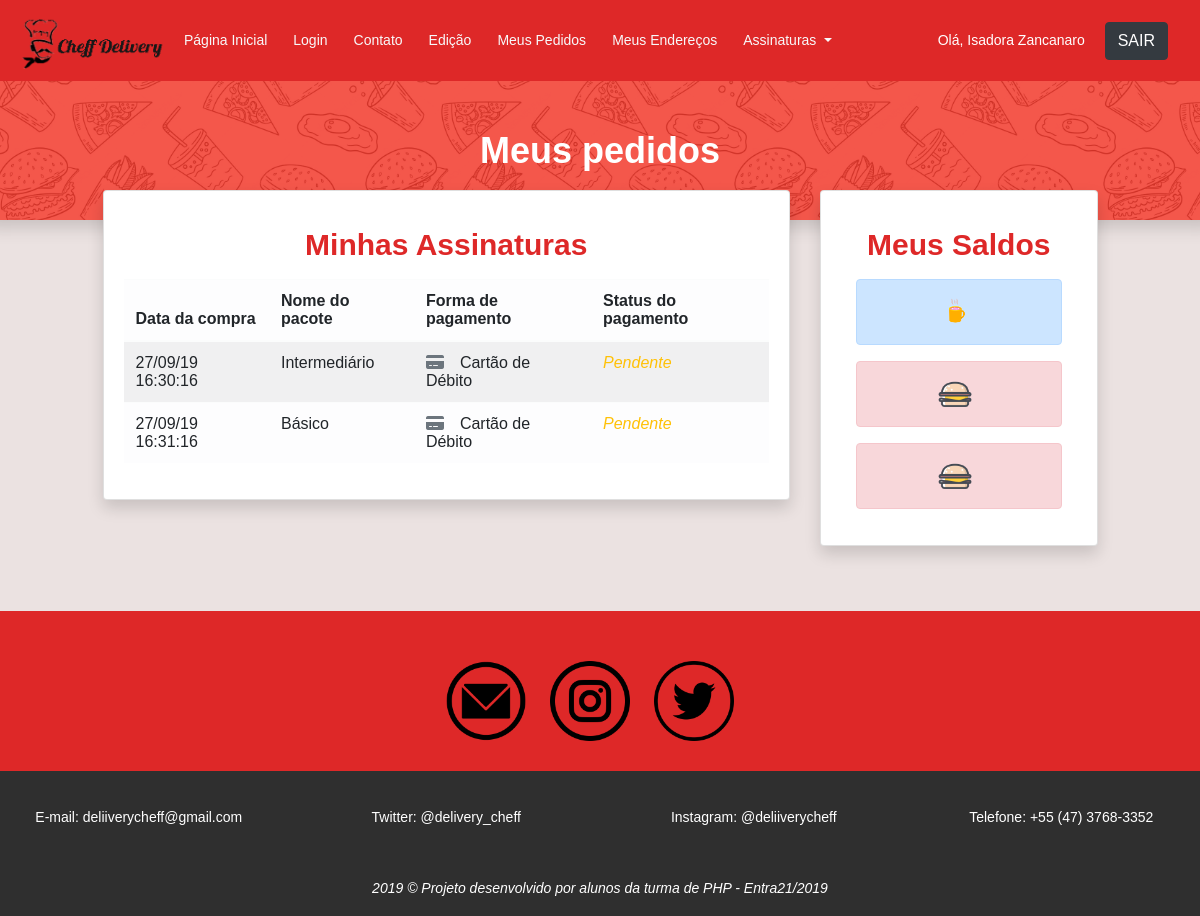
The page /meuspedidos.php (signed in) on the database its author committed.
### tables this page shows
CREATE TABLE `finalizacao` (
  `id` int(11) NOT NULL,
  `id_usuario` int(11) NOT NULL,
  `id_pacote` int(11) NOT NULL,
  `forma_pagamento` enum('dinheiro','boleto_bancario','cartao_credito','cartao_debito') NOT NULL,
  `status_pagamento` enum('pendente','pago','atrasado') NOT NULL,
  `data_compra` varchar(255) NOT NULL
);

CREATE TABLE `pacotes` (
  `id` int(11) NOT NULL,
  `nome_pacote` varchar(255) NOT NULL,
  `nome_imagem` varchar(255) NOT NULL,
  `descricao_pacote` varchar(255) NOT NULL,
  `preco_pacote` varchar(255) NOT NULL,
  `quantidade_cafe` int(11) NOT NULL,
  `quantidade_almoco` int(11) NOT NULL,
  `quantidade_jantar` int(11) NOT NULL
);

### meuspedidos.php (the view, shortened to what this page needs)
 <?php
 require_once"include/conexao.php";
 $lista = "SELECT * FROM finalizacao
 JOIN pacotes p ON p.id = finalizacao.id_pacote
 WHERE id_usuario = {$_SESSION['id_usuario']}
 ";
 $queryFinalizacao = mysqli_query($con, $lista);
 $lista = mysqli_fetch_all($queryFinalizacao, MYSQLI_ASSOC);
 ?>
 <!DOCTYPE html>
 <html lang="pt-br">
 <head>
 	<link rel="stylesheet" href="https://stackpath.bootstrapcdn.com/bootstrap/4.3.1/css/bootstrap.min.css">
 	<link rel="stylesheet" type="text/css" href="media/css/estilos.css">
 	<link rel="stylesheet" href="media/css/main.css">
 </head>
 <body style="background-color: rgb(235, 226, 225);">
 	<?php
 	require_once "header.php";
 	?>
 	<div class="row">
 		<div class="shadow " style="  background-color: #f2392c ;background-image: url('media/images/food-pattern.png');min-height: 100px; min-width: 100%; background-size: 30%; background-position: center 1050px;">
 			<h1 class="text-white mb-5 text-center mt-5">Meus pedidos</h1>
 		</div>
 	</div>
 <div class="row">
 	<div class="col-10 col-md-7 mt-5 offset-md-1 " style="margin-top: -30px !important; min-height: 300px;">
 		<div class="card shadow" style="margin-right: auto; margin-left: auto;">
 			<div class="card-body" >
 				<h2 class="mb-3 mt-3 text-center" style="color: #de2828;">Minhas Assinaturas</h2>
 				<table class="table table-light col-md-12 mt-3 table-striped table-hover">
 					<thead>
 						<tr>
 							<th scope="col">Data da compra</th>
 							<th scope="col">Nome do pacote</th>
 							<th scope="col">Forma de pagamento</th>
 							<th scope="col">Status do pagamento</th>
 						</tr>
 					</thead>
 					<tbody>
 						<?php foreach ($lista as $item) { ?>
 							<tr>
 								<td><?php echo date_format(date_create($item['data_compra']), 'd/m/y H:i:s'); ?></td>
 								<td><?=utf8_encode($item['nome_pacote'])?></td>
 								<td>
 									<?php switch ($item['forma_pagamento']) {
 										case "cartao_debito":
 										echo '<i class="fas fa-credit-card text-secondary mr-3"></i>';
 										echo "Cartão de Débito";
 										break;
 									}
 									?>
 								</td>
 								<td>
 									<?php switch ($item['status_pagamento']) {
 										case "pendente":
 										echo "<span class='text-warning font-italic'>Pendente</span>";
 										break;
 									}
 									?>
 								</td>
 							</tr>
 						<?php } ?>
 					</tbody>
 				</table>
 			</div>
 		</div>
 	</div>
 	<div class="col-10 col-md-3 mt-5 " style="margin-top: -30px !important;">
 		<div class="card shadow" style="margin-right: auto; margin-left: auto;">
 			<div class="card-body" >
 				<h2 class="mb-3 mt-3 text-center" style="color: #de2828;">Meus Saldos</h2>
 				<?php foreach ($lista as $item) { ?>
 					<?php if ($item['quantidade_cafe'] != 0) { ?>
 						<div class="col-12 m-0" role="alert">
 							<div class="alert alert-primary text-center">
 								<img src="media/images/icone-cafe.png" style="max-height: 40px; margin-right: 7px;"><?=$item['saldo_cafe']?><br>
 							</div>
 						</div>
 					<?php } ?>
 					<?php if ($item['quantidade_almoco'] != 0) { ?>
 						<div class=" col-12 m-0" role="alert">
 							<div class="alert alert-danger text-center">
 								<img src="media/images/hamburger.png" style="max-height: 40px; margin-right: 7px;"><?=$item['saldo_almoco']?><br>
 							</div>
 						</div>
 					<?php } ?>
 				<?php 	} ?>
 			</div>
 		</div>
 	</div>
 </div>
 <?php
 require_once "footer.php";
 ?>
</body>
</html>

### media/css/estilos.css (style rules this page uses)
* { font-family: arial; }

### media/css/main.css (style rules this page uses)
body { color:#777;font-family:"Poppins",sans-serif;font-size:14px;font-weight:300;line-height:1.625em;position:relative }
h1,h2,h3,h4,h5,h6 { font-family:"Poppins",sans-serif;color:#222;line-height:1.2em !important;margin-bottom:0;margin-top:0;font-weight:600 }
h1,.h1 { font-size:36px }
h2,.h2 { font-size:30px }
td,th { border-radius:0px }
.mb-5 { margin-bottom:5px }
.text-white { color:#fff }
.text-center { text-align:center }
h1 { font-size:36px }
h2 { font-size:30px }
h1,h2,h3,h4,h5,h6 { line-height:1.5em }

### rows shown on the page
finalizacao: data_compra "27/09/19 16:30:16", id_pacote.nome_pacote "Intermediário", forma_pagamento "cartao_debito" (drawn), status_pagamento "Pendente"
finalizacao: data_compra "27/09/19 16:31:16", id_pacote.nome_pacote "Básico", forma_pagamento "cartao_debito" (drawn), status_pagamento "Pendente"

### other values the page prints
$_SESSION['nome_usuario'] "Isadora Zancanaro"
